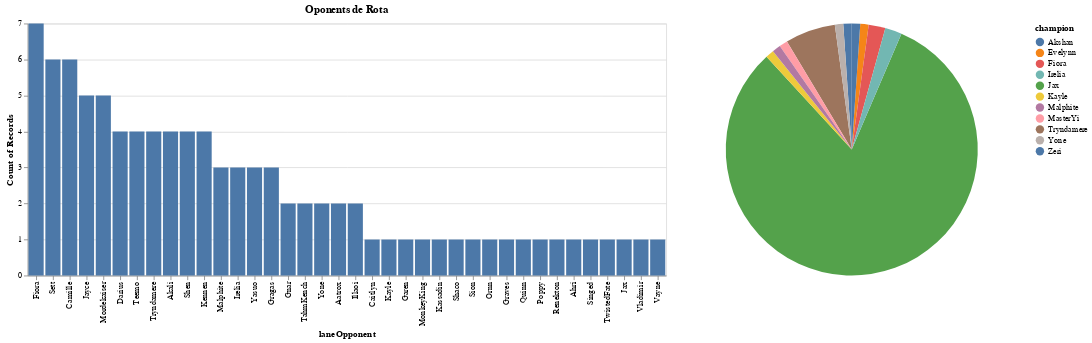

The code cell stored with this chart in its notebook:
### Code cell
alt.Chart(match_data).mark_bar().encode(
    alt.X("laneOpponent", sort="-y"),
    alt.Y("count()"),
    tooltip=["count()"]
).properties(title="Oponents de Rota") | alt.Chart(match_data).mark_arc().encode(
    alt.Color("champion"),
    alt.Theta("count()"),
    tooltip=["count()"]
)
